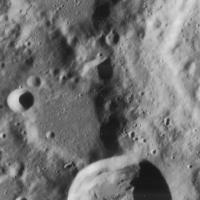
%> input picture HITO1/referenciaHito1.jpg, 200 x 200 px
$ octave Hito1.m   (GNU Octave 9; MATLAB toolbox functions it lacks are replaced by stand-ins)
%> lines starting %> are read from the running program, lines starting %| are printed output that depends on the picture
%%Practica Incremental Curso 21-22
%%Andrés González Varela
%%Hito 1

%% 1. Cargamos las imagen de referencia y las que usaremos como comparación
%% Para esto usaremos la función imread().

imagenReferencia = imread('referenciaHito1.jpg');
%> imagenReferencia is the input picture: size 200x200 uint8; min 17, max 224, mean 116.2
comparativa1 = imread('imagen1Hito1.jpg');
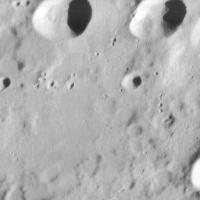
%> input picture HITO1/imagen1Hito1.jpg, 200 x 200 px
%> comparativa1 is the input picture: size 200x200 uint8; min 34, max 255, mean 176.1
comparativa2 = imread('imagen2Hito1.jpg');
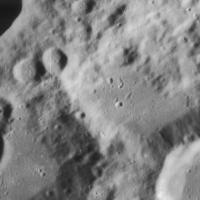
%> input picture HITO1/imagen2Hito1.jpg, 200 x 200 px
%> comparativa2 is the input picture: size 200x200 uint8; min 16, max 237, mean 132
comparativa3 = imread('imagen3Hito1.jpg');
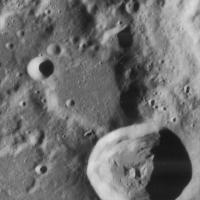
%> input picture HITO1/imagen3Hito1.jpg, 200 x 200 px
%> comparativa3 is the input picture: size 200x200 uint8; min 14, max 222, mean 111.2
comparativa4 = imread('imagen4Hito1.jpg');
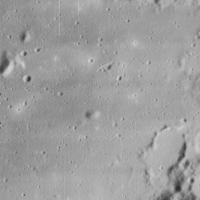
%> input picture HITO1/imagen4Hito1.jpg, 200 x 200 px
%> comparativa4 is the input picture: size 200x200 uint8; min 42, max 208, mean 157.5

%% Ahora una vez cargadas todas las imagenes se nos pide que las enseñemos
%% en una misma figura usando la función imshow().

subplot(3,1,1),imshow(imagenReferencia),title('Imagen de referencia')
subplot(3,2,3),imshow(comparativa1),title('Imagen 1')
subplot(3,2,4),imshow(comparativa2),title('Imagen 2')
subplot(3,2,5),imshow(comparativa3),title('Imagen 3')
subplot(3,2,6),imshow(comparativa4),title('Imagen 4')

%% Ahora debemos calcular los descriptores HOG de las imagenes mostradas
%% previamente. Para esto usaremos la funcion HOG que se nos dá.

%> (the run ends here)
